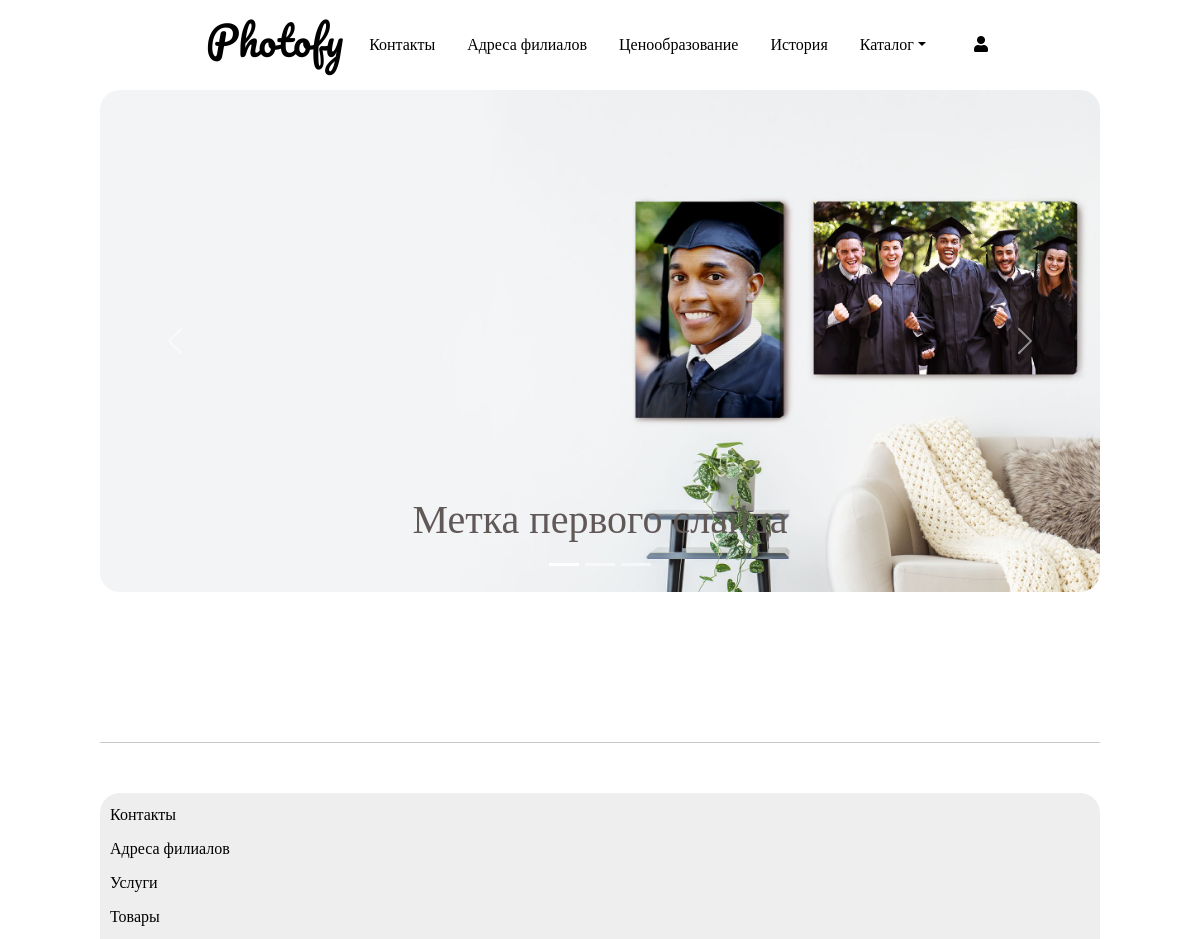
/home/goods_by_category/, run on an earlier commit of the app's database.
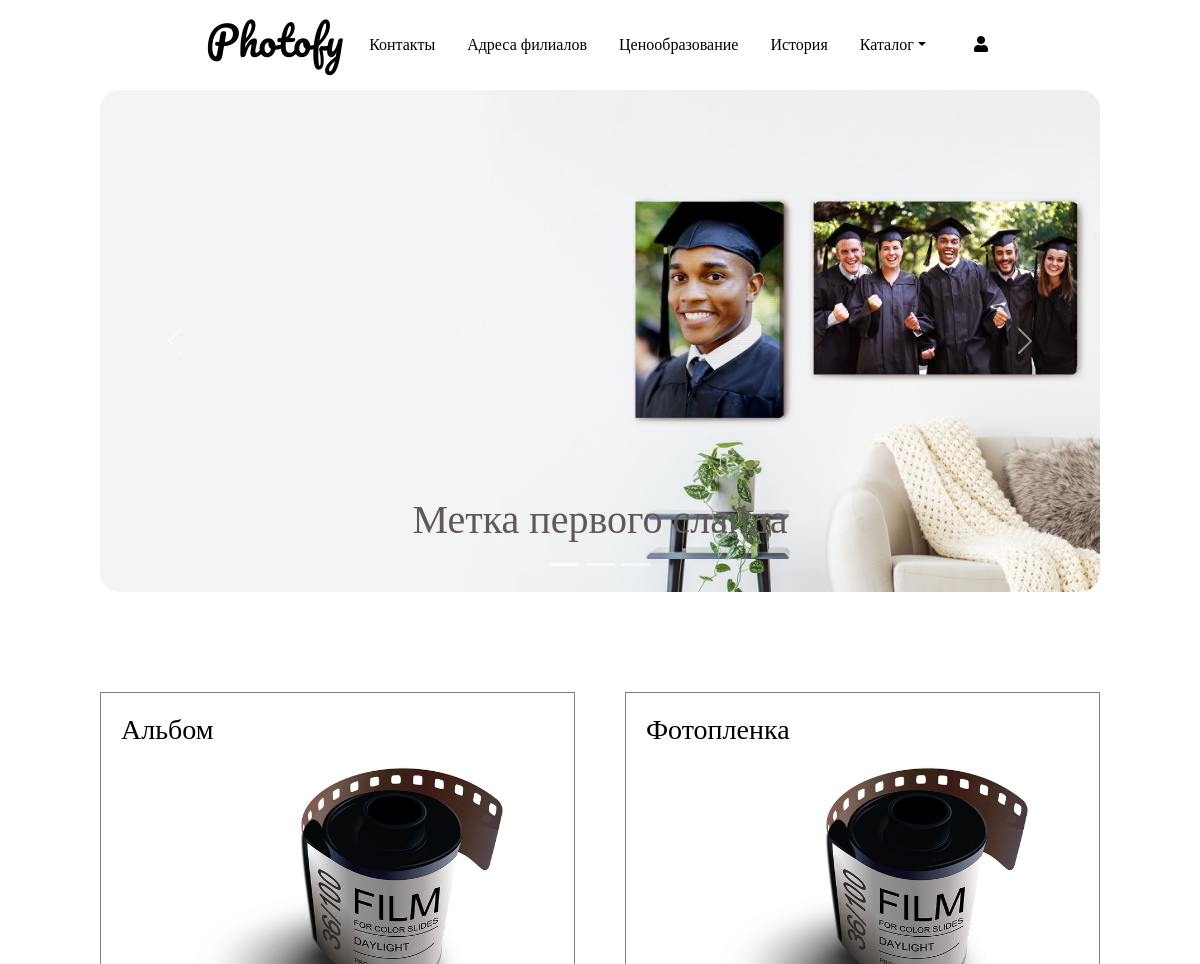
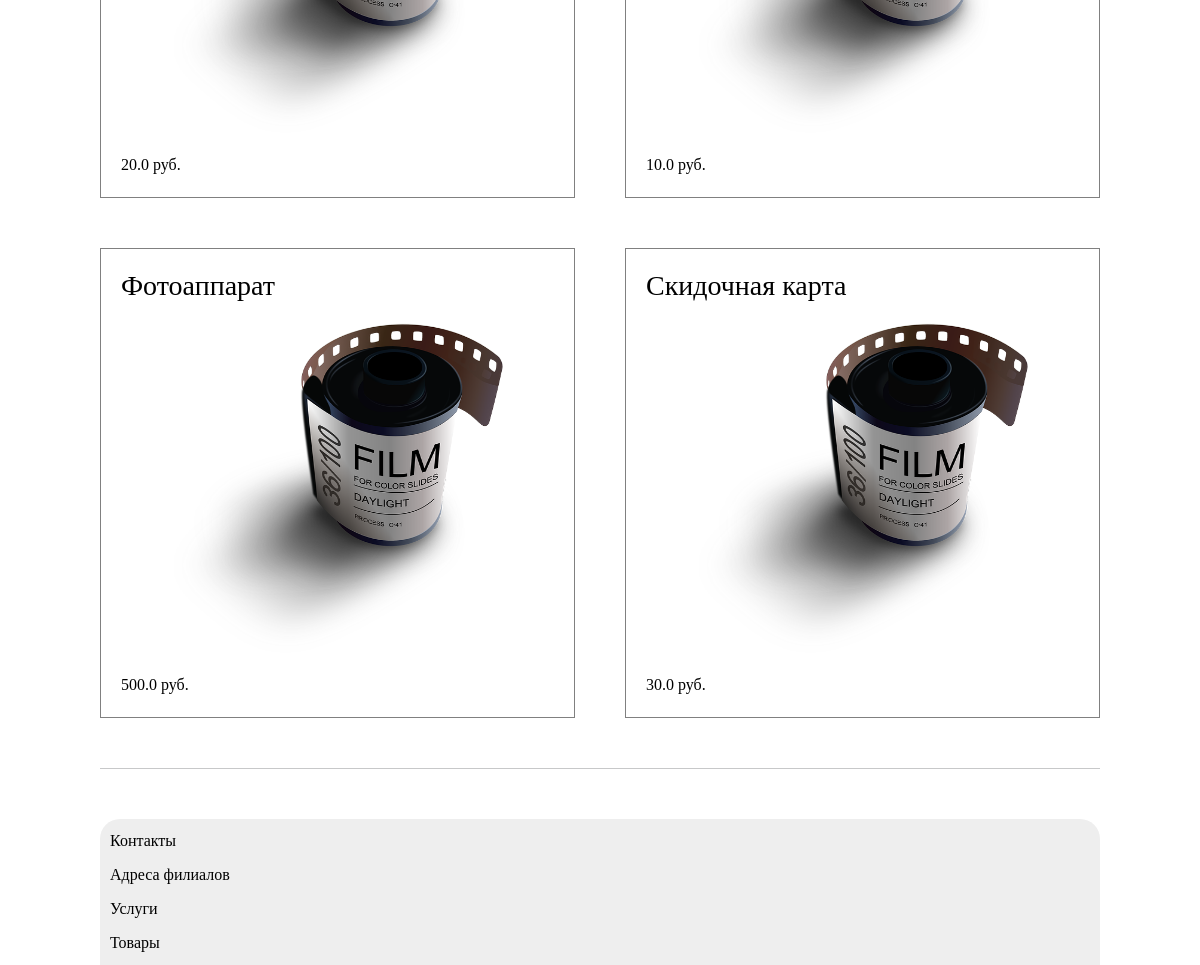
And on a later commit of the database (2 pictures, top to bottom).
### module1/models.py (models this page shows, shortened)
class Services(models.Model):
    title = models.CharField(verbose_name=_("title"), help_text=_("Required"), max_length=255)
    CHOICES = [
        ('good', 'Goods'),
        ('service', 'Services'),
    ]
    category = models.CharField(max_length=32, choices=CHOICES, default='good')
    description = models.TextField(verbose_name=_("Описание"), help_text=_("Not required"), blank=True)
    image = models.ImageField(verbose_name='image', help_text=_("Upload a product image"), default="photos/photo-roll.png", upload_to="photos/")
    regular_price = models.FloatField(verbose_name=_("Regular price"), help_text=_("Максимально 10 цифр"))
    created_at = models.DateTimeField(_("Created at"), auto_now_add=True, editable=False)
    updated_at = models.DateTimeField(_("Updated at"), auto_now_add=True)
    available = models.IntegerField(blank=True, null=True)
    class Meta:
        ordering = ('-created_at',)
        verbose_name = 'Сервис'
        verbose_name_plural = 'Сервисы'

### module1/views.py (the view)
# urls.py: path('goods_by_category/', Goods_by_category, name="goods-by-category"),
def Goods_by_category(request):
    goods = Services.objects.filter(category='good')
    context = {"goods": goods}
    return render(request, 'goods_by_category.html', context)

### templates/goods_by_category.html (shortened to what this page needs)
{% extends "base.html" %}
{% load static %}
{% block content %}
    <div class="mycontainer1">
      <div id="carouselExampleCaptions" class="carousel slide" data-bs-ride="carousel">
        <div class="carousel-indicators">
          <button type="button" data-bs-target="#carouselExampleCaptions" data-bs-slide-to="0" class="active" aria-current="true" aria-label="Slide 1"></button>
          <button type="button" data-bs-target="#carouselExampleCaptions" data-bs-slide-to="1" aria-label="Slide 2"></button>
          <button type="button" data-bs-target="#carouselExampleCaptions" data-bs-slide-to="2" aria-label="Slide 3"></button>
        </div>
        <div class="carousel-inner mycarousel">
          <div class="carousel-item active">
            <img src="{% static 'photos/new-banner1.jpg'%}" class="d-block w-100" alt="...">
            <div class="carousel-caption d-none d-md-block">
              <h1>Метка первого слайда</h1>
            </div>
          </div>
        </div>
        <button class="carousel-control-prev" type="button" data-bs-target="#carouselExampleCaptions"  data-bs-slide="prev">
          <span class="carousel-control-prev-icon" aria-hidden="true"></span>
        </button>
        <button class="carousel-control-next" type="button" data-bs-target="#carouselExampleCaptions"  data-bs-slide="next">
          <span class="carousel-control-next-icon" aria-hidden="true"></span>
        </button>
      </div>
    </div>
    <section class="products-section">
      {% for item in goods %}
      <div class="products-section-item">
        <a href="{% url 'module1:detail' item.id %}">
          <h3 class='products-item-title'>{{ item.title }}</h3>
          <img src="{{ item.image.url }}" alt="" width='330' height='330'>
          <p>{{ item.regular_price }} руб.</p>
        </a>
      </div>
      {% endfor %}
    </section>
{% endblock content %}

What changed in the data, as far as the page shows it:
added Services: title "Альбом", image (picture), regular_price "20.0"
added Services: title "Фотопленка", image (picture), regular_price "10.0"
added Services: title "Фотоаппарат", image (picture), regular_price "500.0"
added Services: title "Скидочная карта", image (picture), regular_price "30.0"
